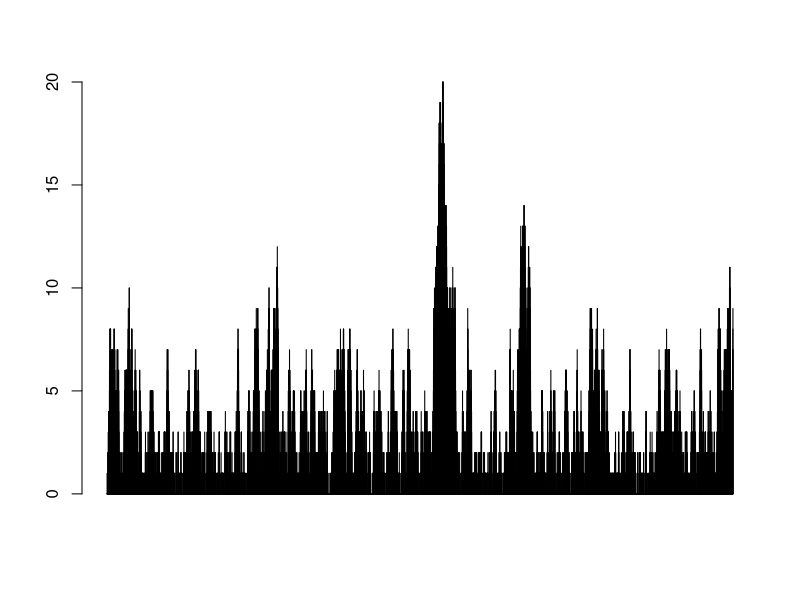
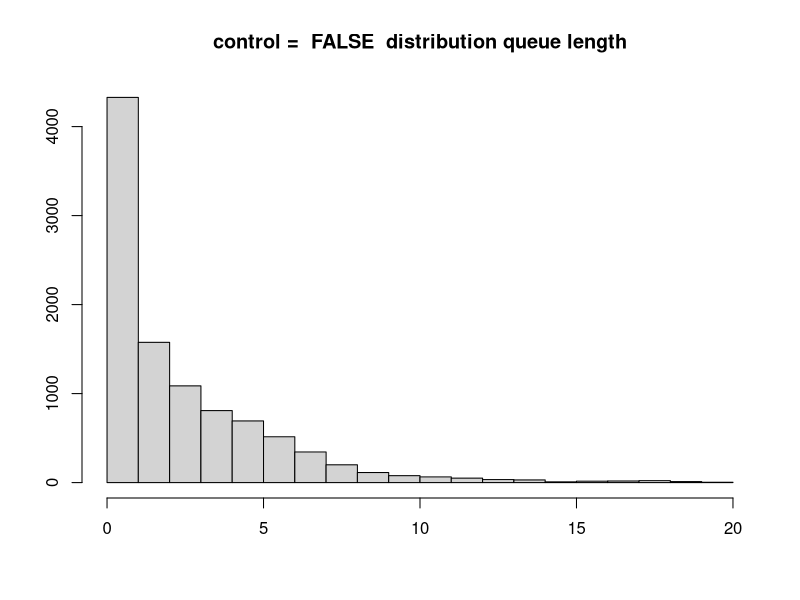
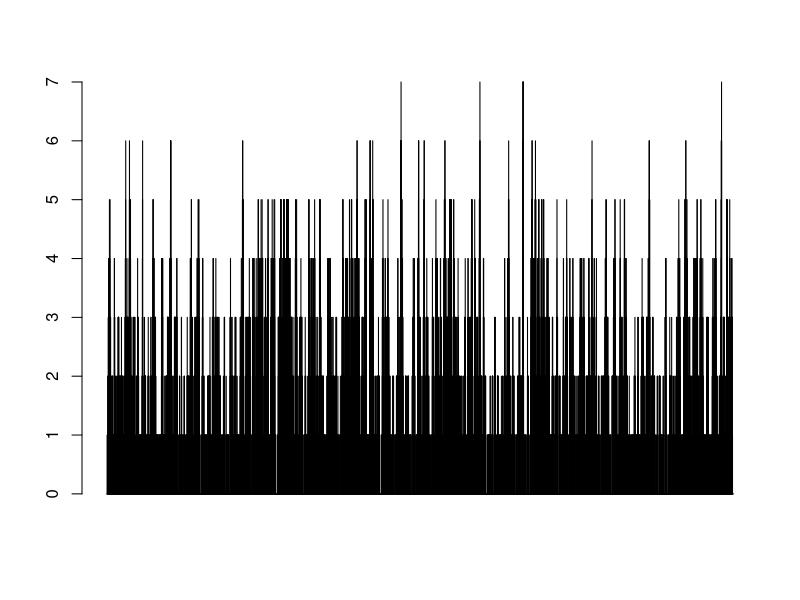
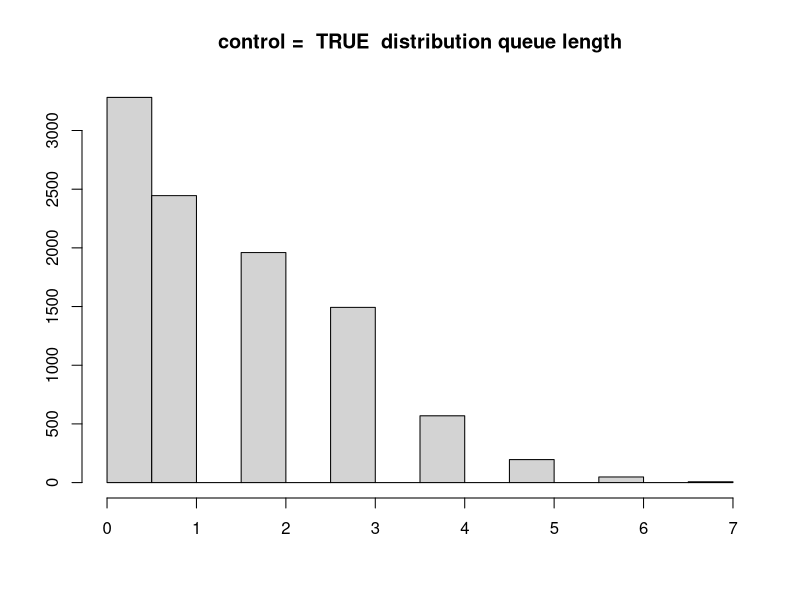
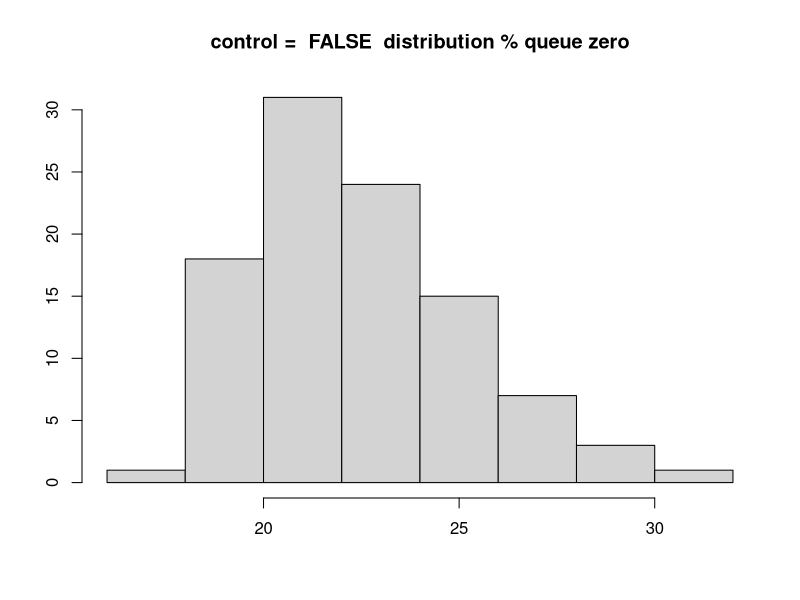
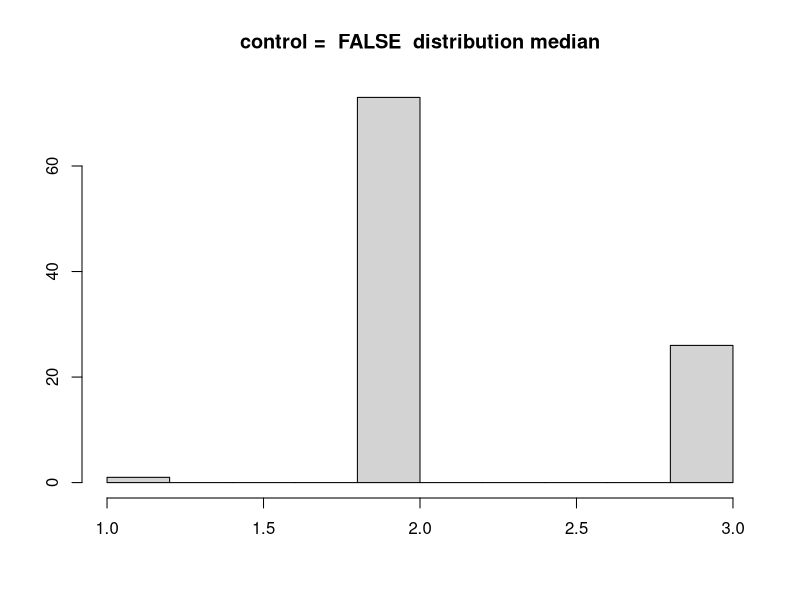
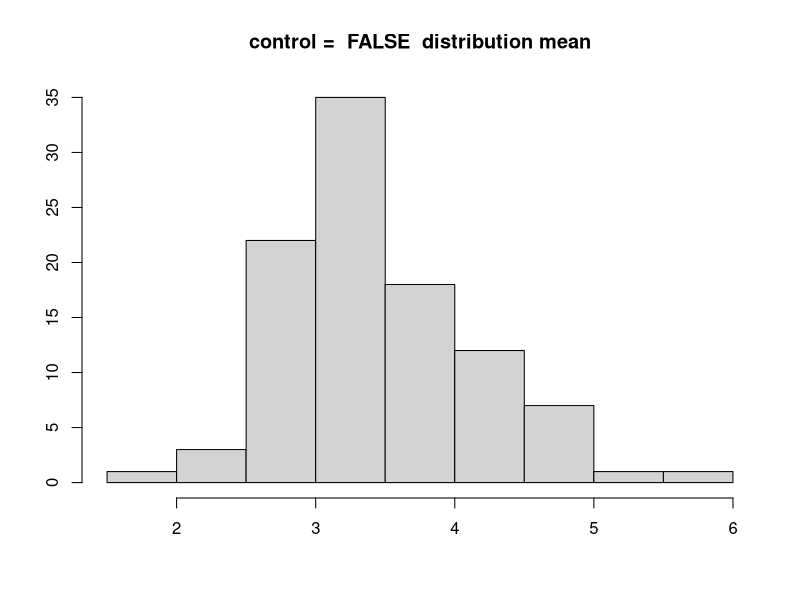
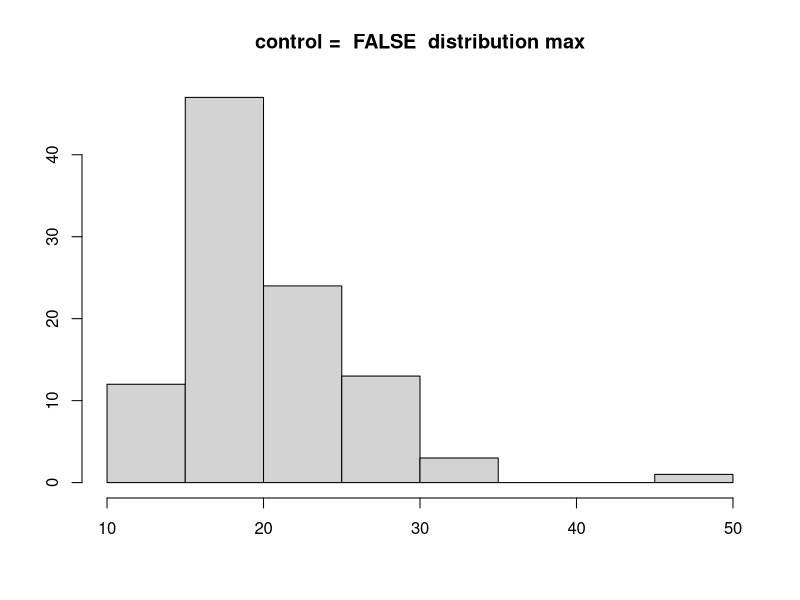

The R script that drew these images, in order:
# Simulation of M/M/1 queue with and without control of queue length
#
#   https://en.wikipedia.org/wiki/M/M/1_queue
#
#   In queueing theory, a discipline within the mathematical theory of
#   probability, an M/M/1 queue represents the queue length in a system
#   having a single server, where arrivals are determined by a Poisson
#   process and job service times have an exponential distribution.
#   The model name is written in Kendall's notation. The model is the
#   most elementary of queueing models and an attractive object of study
#   as closed-form expressions can be obtained for many metrics of interest
#   in this model.
#
# Approach (following Bertsekas and Tsitsiklis, 2008):
#
# - Arrivals: Use a Bernoulli process as a discrete approximation of the
#   Poisson process.
# - Interprete a Bernoulli process as a sequence of independent Bernoulli
#   random variables with probability p_1 of success at any given trial,
#   a trial being, e.g., the flip of an unfair coin.
# - Service times: Use a geometric distribution as a discrete approximation
#   of the exponential distribution.
# - Interprete a geometric random variable in terms of repeated independent
#   trials with probability p_2 of success (again, a trial being, e.g., the
#   flip of an unfair coin) until the first success.
# - Discrete time: Loop with one iteration being one time step.
# - In each iteration, use random number generator to generate arrivals
#   with probabilty p_1 and departures with probability p_2. (Either one or
#   zero arrivals per time step, either one or zero departures per time step).
# - Keep track of queue length.
# - Departures are only possible when queue length > 0 (after arrivals).
# - Simple control mechanism: truncate every 10 steps to limit = x elements
#   in queue.

rm(list = ls())

generate_time_series <- function(steps,
                                 arrival_prob,
                                 departure_prob,
                                 control = FALSE,
                                 limit = Inf) {
  queue_length <- numeric(steps)
  for (i in 1:steps) {
    # either zero or one arrivals
    arrival <- rbinom(1, size = 1, prob = arrival_prob)
    # queue length after previous time step
    # queue length is assumed to be zero if this is the first time step
    if (i == 1) {
      previous <- 0
    } else {
      previous <- queue_length[i - 1]
    }
    # either zero or one departures
    # always zero departures if queue is empty
    if (previous + arrival == 0) {
      departure <- 0
    } else {
      departure <- rbinom(1, size = 1, prob = departure_prob)
    }
    # queue length after current time step
    queue_length[i] <- previous + arrival - departure
    # if control == TRUE:
    # truncate every 10 steps to 2 elements in queue
    if (control &
        i %% 10 == 0 & queue_length[i] > limit) {
      queue_length[i] <- limit
    }
  }
  queue_length
}


# global parameters ---------------------------------------------------------

p_1 <- 0.25 # arrival probability
p_2 <- 0.30 # departure probability
N <- 10000


# 1) example without and with control ---------------------------------------

print(paste("steps:",
            N))
print(paste("arrival probabilty:",
            p_1,
            "departure probabilty:",
            p_2))
print(paste(
  "probability of unused departure events when queue is empty:",
  round((1 - p_1) * p_2, 2)
))

# helper function
run_example <- function(control, limit = Inf) {
  set.seed(1234)
  
  queue_length <- generate_time_series(
    steps = N,
    arrival_prob = p_1,
    departure_prob = p_2,
    control = control,
    limit = limit
  )
  
  barplot(queue_length)
  hist(
    queue_length,
    main = paste("control = ", control,
                 " distribution queue length"),
    xlab = "",
    ylab = ""
  )
  
  print(
    paste(
      "control:",
      control,
      "( truncate to",
      limit,
      ")",
      "queue length zero (%):",
      round(100 * mean(queue_length == 0), 1),
      "median:",
      median(queue_length),
      "mean:",
      round(mean(queue_length), 1),
      "max:",
      max(queue_length)
    )
  )
}

run_example(control = FALSE)
run_example(control = TRUE, limit = 3)


# 2) distribution of various statistics without and with control ------------

# helper function
run_stats <- function(control, limit = Inf) {
  set.seed(1234)
  
  stats <- replicate(100, {
    ts <- generate_time_series(
      steps = N,
      arrival_prob = p_1,
      departure_prob = p_2,
      control = control,
      limit = limit
    )
    c(
      queue_zero = round(100 * mean(ts == 0), 1),
      median = median(ts),
      mean = mean(ts),
      max = max(ts)
    )
  })
  
  stats_df <- as.data.frame(t(stats))
  
  hist(
    stats_df$queue_zero,
    main = paste("control = ", control,
                 " distribution % queue zero"),
    xlab = "",
    ylab = ""
  )
  hist(
    stats_df$median,
    main = paste("control = ", control,
                 " distribution median"),
    xlab = "",
    ylab = ""
  )
  hist(
    stats_df$mean,
    main = paste("control = ", control,
                 " distribution mean"),
    xlab = "",
    ylab = ""
  )
  hist(
    stats_df$max,
    main = paste("control = ", control,
                 " distribution max"),
    xlab = "",
    ylab = ""
  )
}

run_stats(control = FALSE)
run_stats(control = TRUE, limit = 3)
